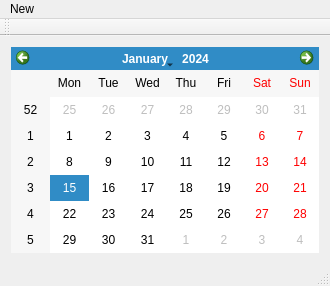
<?xml version="1.0" encoding="UTF-8"?>
<ui version="4.0">
 <class>FileUploadWindow</class>
 <widget class="QMainWindow" name="FileUploadWindow">
  <property name="geometry">
   <rect>
    <x>0</x>
    <y>0</y>
    <width>330</width>
    <height>286</height>
   </rect>
  </property>
  <property name="windowTitle">
   <string>FileUploadWindow</string>
  </property>
  <widget class="QWidget" name="centralWidget">
   <layout class="QGridLayout" name="gridLayout">
    <item row="0" column="0">
     <widget class="QCalendarWidget" name="calendar"/>
    </item>
   </layout>
  </widget>
  <widget class="QMenuBar" name="menuBar">
   <property name="geometry">
    <rect>
     <x>0</x>
     <y>0</y>
     <width>330</width>
     <height>21</height>
    </rect>
   </property>
   <widget class="QMenu" name="menuNew">
    <property name="title">
     <string>New</string>
    </property>
   </widget>
   <addaction name="menuNew"/>
  </widget>
  <widget class="QToolBar" name="mainToolBar">
   <attribute name="toolBarArea">
    <enum>TopToolBarArea</enum>
   </attribute>
   <attribute name="toolBarBreak">
    <bool>false</bool>
   </attribute>
  </widget>
  <widget class="QStatusBar" name="statusBar"/>
 </widget>
 <layoutdefault spacing="6" margin="11"/>
 <resources/>
 <connections/>
</ui>
